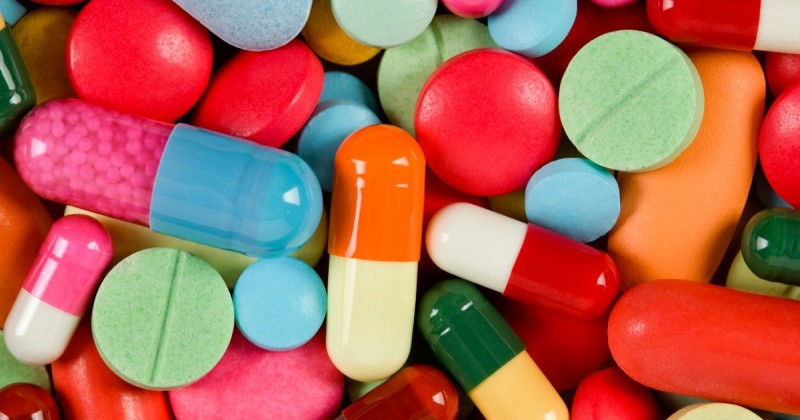
#> input picture pills.jpg, 800 x 420 px
$ python mean_shift_image.py
#> lines starting #> are read from the running program, lines starting #| are printed output that depends on the picture; long printed decimals are rounded
import numpy as np
import cv2
from sklearn.cluster import MeanShift, estimate_bandwidth

# input image
img = cv2.imread("pills.jpg")
#> img is the input picture: shape (420, 800, 3); mean B, G, R 84.7, 99.8, 174.1
cv2.imshow('Original', img)

# filter to reduce noise
# img = cv2.GaussianBlur(img, [5,5],cv2.BORDER_DEFAULT)
img = cv2.medianBlur(img, 7)
# cv2.imshow('blurred', img)

# flatten the image
flat_image = np.reshape(img, (-1,3))
flat_image = np.float32(flat_image)
# print(flat_image)
# print(len(flat_image))
# cv2.imshow('flat', flat_image)

# meanshift
bandwidth = estimate_bandwidth(flat_image, quantile=.1, n_samples=300)
#> bandwidth = 57.28
print(bandwidth)
#| 57.284
ms = MeanShift(bandwidth=bandwidth, bin_seeding=True)
#ms = MeanShift(bin_seeding=True)
ms.fit(flat_image)
labeled=ms.labels_
# print(labeled)

# get number of segments
segments = np.unique(labeled)
#> segments = [0, 1, 2, 3, 4, 5]
print('Number of clusters: ', segments.shape[0])
#| Number of clusters:  6


# get the average color of each segment
total = np.zeros((segments.shape[0], 3), dtype=float)
count = np.zeros((segments.shape[0], 3), dtype=float)
for i, label in enumerate(labeled):
    # if i < 300:
    #     print("i = " + str(i))
    #     print("label = " + str(label))
    total[label] = total[label] + flat_image[i]
    count[label] += 1
#> this loop made 336000 passes
#> label on passes 1 to 3: 3, 3, 3
#> after the loop, count = [[108187, 108187, 108187], [67928, 67928, 67928], [30810, 30810, 30810], [39656, 39656, 39656], [31371, 31371, 31371], [58048, 58048, 58048]]; total = [[2872805, 3429040, 23154152], [10955669, 13814327, 12467647], [3811877, 2655727, 7487660], [7785842, 6960034, 4021489], [1824588, 4264554, 7554602], [1104619, 2370491, 3931101]]
# print(count)
avg = total/count
#> avg = [[26.55, 31.7, 214], [161.3, 203.4, 183.5], [123.7, 86.2, 243], [196.3, 175.5, 101.4], [58.16, 135.9, 240.8], [19.03, 40.84, 67.72]]
avg = np.uint8(avg)
#> avg = [[26, 31, 214], [161, 203, 183], [123, 86, 243], [196, 175, 101], [58, 135, 240], [19, 40, 67]]

# cast the labeled image into the corresponding average color
res = avg[labeled]
result = res.reshape((img.shape))
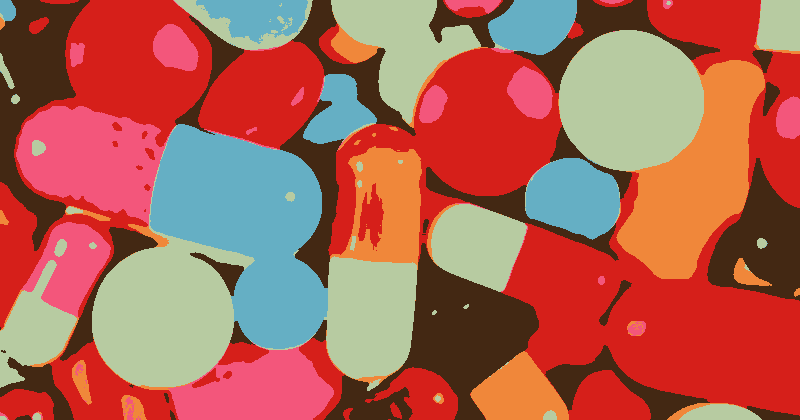
#> result: shape (420, 800, 3); mean B, G, R 84, 99.1, 174.1
# show the result
cv2.imshow('Result', result)
cv2.waitKey(0)
cv2.destroyAllWindows()

$ run again, with russel.jpg copied over pills.jpg
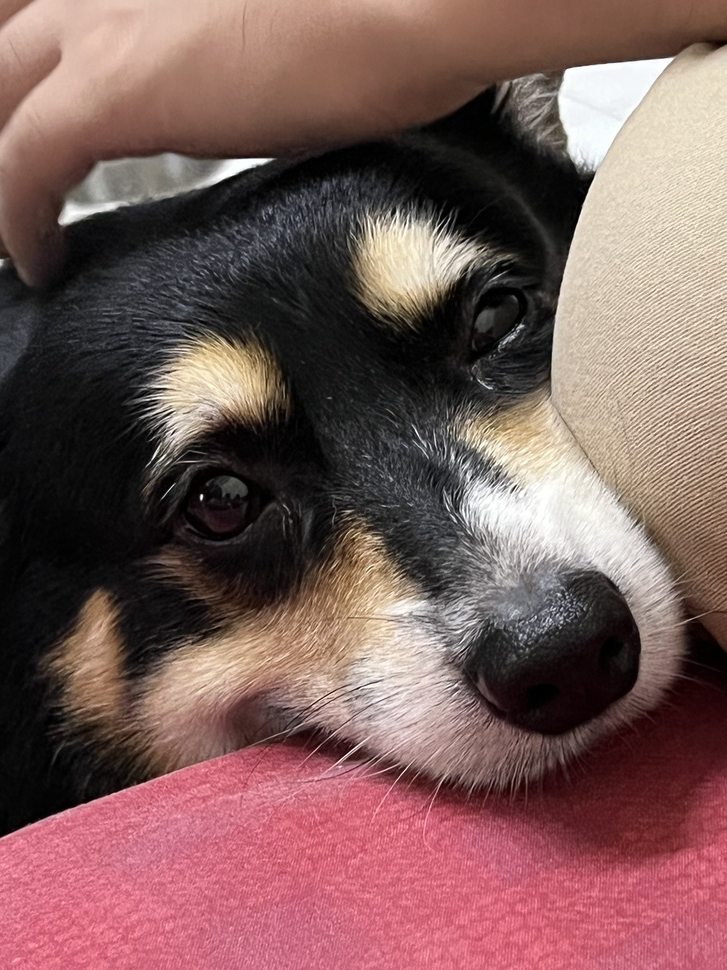
#> input picture russel.jpg, 727 x 970 px, shrunk from 3024 x 4032 before the run
#> img is the input picture: shape (970, 727, 3); mean B, G, R 90, 92.5, 123.3
#> bandwidth = 28.56
#| 28.557
#> segments = [0, 1, 2, 3, 4]
#| Number of clusters:  5
#> the loop `for i, label in enumerate(labeled): # if i < 300: #     print("i = " +..` made 705190 passes
#> label on passes 1 to 3: 3, 3, 3
#> after the loop `for i, label in enumerate(labeled):`: count = [[254795, 254795, 254795], [163359, 163359, 163359], [108854, 108854, 108854], [160140, 160140, 160140], [18042, 18042, 18042]]; total = [[5812046, 5797555, 7413619], [20881726, 19410560, 32937978], [19469365, 21351778, 23288326], [12625960, 13934564, 18606469], [4285617, 4336468, 4338012]]
#> `avg = total/count`: avg = [[22.81, 22.75, 29.1], [127.8, 118.8, 201.6], [178.9, 196.2, 213.9], [78.84, 87.01, 116.2], [237.5, 240.4, 240.4]]
#> `avg = np.uint8(avg)`: avg = [[22, 22, 29], [127, 118, 201], [178, 196, 213], [78, 87, 116], [237, 240, 240]]
#> `result = res.reshape((img.shape))`:
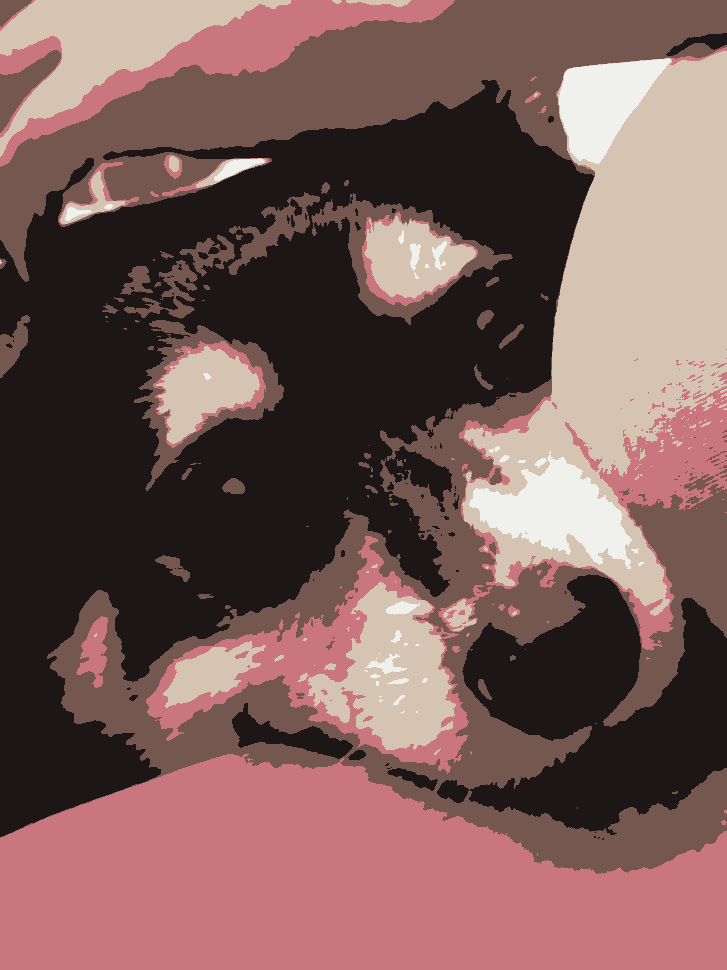
#> result: shape (970, 727, 3); mean B, G, R 88.6, 91.4, 122.4
